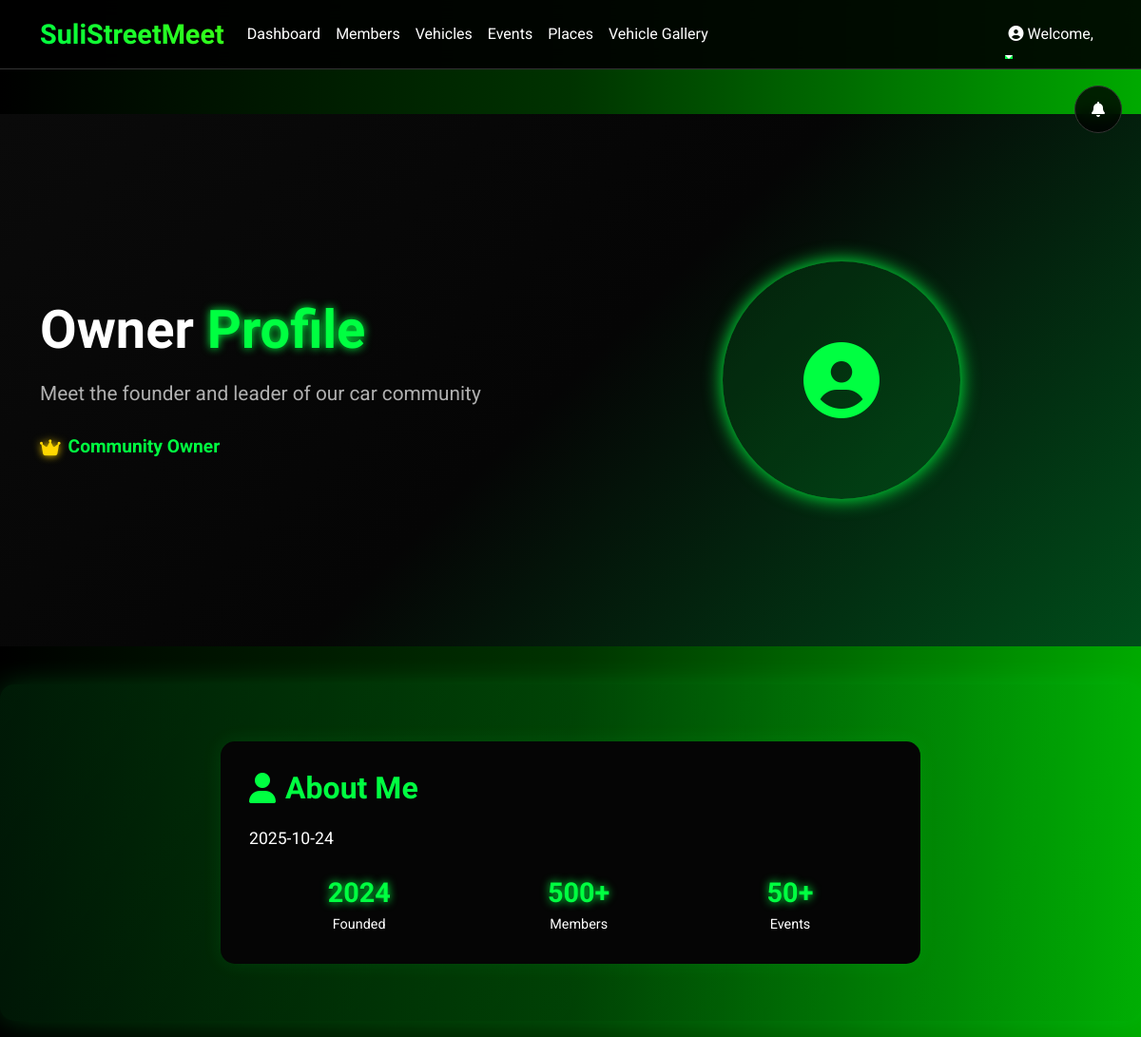
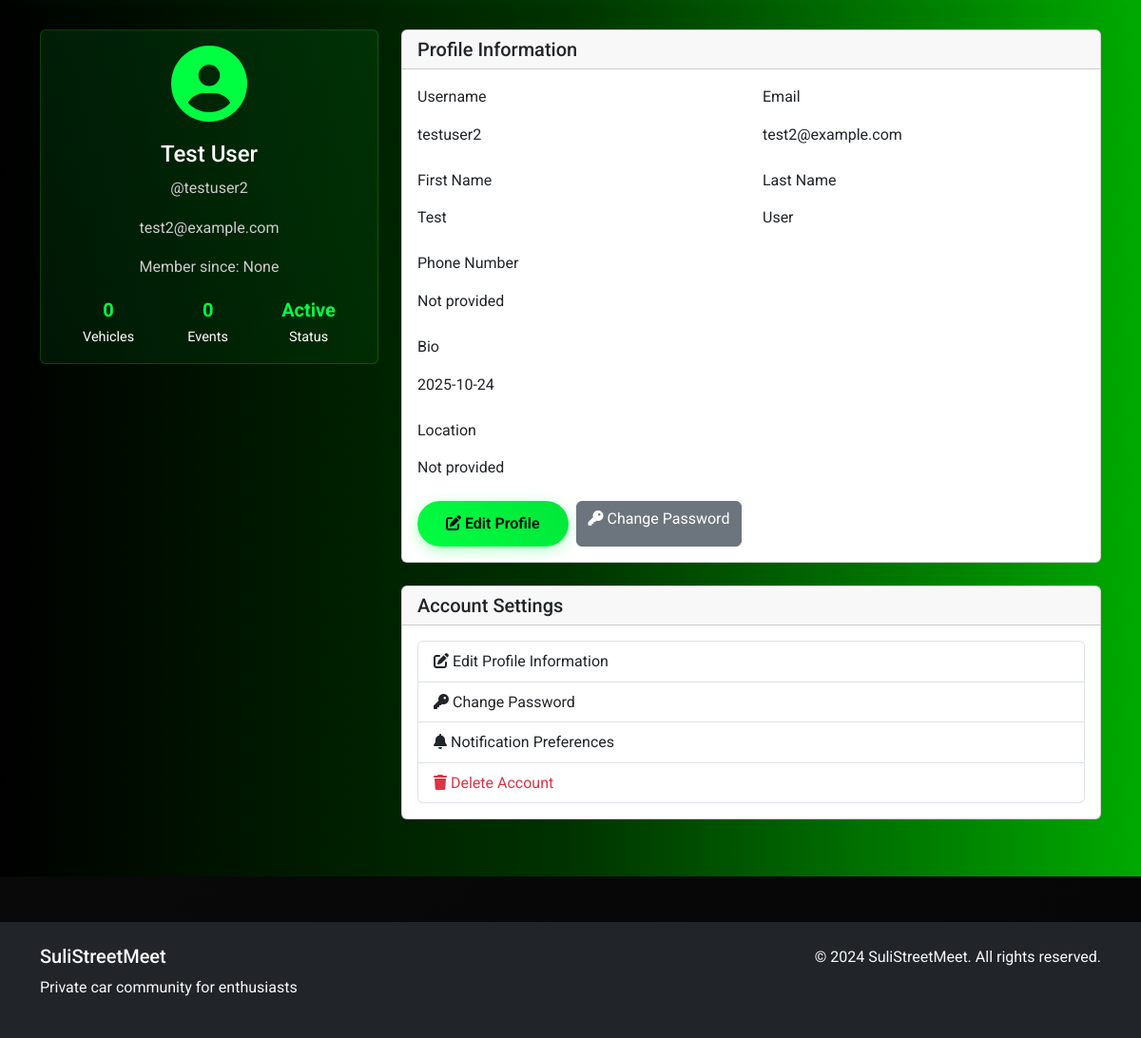
/profile (signed in), run on the app's committed database (2 pictures, top to bottom).
### tables this page shows
CREATE TABLE members (
                    MemberID INTEGER PRIMARY KEY AUTOINCREMENT,
                    Username TEXT UNIQUE NOT NULL,
                    Password TEXT NOT NULL,
                    Email TEXT UNIQUE NOT NULL,
                    FirstName TEXT NOT NULL,
                    LastName TEXT NOT NULL,
                    Phone TEXT,
                    Bio TEXT,
                    ProfilePicture TEXT,
                    Location TEXT,
                    JoinDate TEXT DEFAULT CURRENT_DATE
                );

### app.py (the view)
@app.route('/profile')
@login_required
def profile():
    try:
        user = db_manager.execute_query(
            "SELECT * FROM members WHERE MemberID = ?",
            [session['user_id']]
        )
        if user:
            user_data = user[0]
            return render_template('profile.html', user=user_data, current_user=user_data)
        else:
            flash('User not found', 'error')
            return redirect(url_for('dashboard'))
    except Exception as e:
        logger.error(f"Profile error: {e}")
        flash('Error loading profile', 'error')
        return redirect(url_for('dashboard'))

### templates/profile.html (shortened to what this page needs)
{% extends "base.html" %}
{% block content %}
<div class="dashboard-section">
    <div class="owner-hero-section">
        <div class="container">
            <div class="row align-items-center">
                <div class="col-lg-6 animate-fade-in">
                    <h1 class="owner-hero-title">
                        Owner <span class="text-green">Profile</span>
                    </h1>
                    <p class="owner-hero-subtitle">
                        Meet the founder and leader of our car community
                    </p>
                    <div class="owner-badge">
                        <i class="fas fa-crown"></i> Community Owner
                    </div>
                </div>
                <div class="col-lg-6 animate-slide-in">
                    <div class="owner-profile-image-container">
                        {% if user[11] %}
                            <img src="{{ user[11] }}" alt="Owner Profile Picture" class="owner-profile-image" id="ownerImage">
                        {% else %}
                            <div class="owner-profile-placeholder" id="ownerImage">
                                <i class="fas fa-user-circle fa-5x"></i>
                            </div>
                        {% endif %}
                        <div class="owner-glow-effect"></div>
                    </div>
                </div>
            </div>
        </div>
    </div>
    <div class="about-me-section">
        <div class="container">
            <div class="row justify-content-center">
                <div class="col-lg-8">
                    <div class="about-me-card animate-fade-in-delay">
                        <div class="about-me-header">
                            <h2 class="about-me-title">
                                <i class="fas fa-user"></i> About Me
                            </h2>
                        </div>
                        <div class="about-me-content">
                            <p class="about-me-text" id="aboutMeText">
                            </p>
                            <div class="about-me-stats">
                                <div class="stat-item">
                                    <h4 class="text-green">2024</h4>
                                    <p>Founded</p>
                                </div>
                                <div class="stat-item">
                                    <h4 class="text-green">500+</h4>
                                    <p>Members</p>
                                </div>
                                <div class="stat-item">
                                    <h4 class="text-green">50+</h4>
                                    <p>Events</p>
                                </div>
                            </div>
                        </div>
                    </div>
                </div>
            </div>
        </div>
    </div>
    <div class="container mt-5">
        <div class="row">
            <div class="col-lg-4">
                <div class="card profile-card">
                    <div class="card-body text-center">
                        <div class="profile-avatar">
                            {% if user[11] %}
                                <img src="{{ user[11] }}" alt="Profile Picture" class="profile-picture" onerror="this.style.display='none'; this.nextElementSibling.style.display='block';">
                                <i class="fas fa-user-circle fa-5x" style="display: none;"></i>
                            {% else %}
                                <i class="fas fa-user-circle fa-5x"></i>
                            {% endif %}
                        </div>
                        <h4 class="card-title">{{ user[4] }} {{ user[5] }}</h4>
                        <p class="text-muted">@{{ user[1] }}</p>
                        <p class="text-muted">{{ user[3] }}</p>
                        <p class="text-muted">Member since: {{ user[6] }}</p>
                        <div class="profile-stats">
                            <div class="stat-item">
                                <h5>0</h5>
                                <p>Vehicles</p>
                            </div>
                            <div class="stat-item">
                                <h5>0</h5>
                                <p>Events</p>
                            </div>
                            <div class="stat-item">
                                <h5>Active</h5>
                                <p>Status</p>
                            </div>
                        </div>
                    </div>
                </div>
            </div>
            <div class="col-lg-8">
                <div class="card">
                    <div class="card-header">
                        <h5 class="mb-0">Profile Information</h5>
                    </div>
                    <div class="card-body">
                        <div class="row">
                            <div class="col-md-6">
                                <div class="mb-3">
                                    <label class="form-label">Username</label>
                                    <p class="form-control-plaintext">{{ user[1] }}</p>
                                </div>
                            </div>
                            <div class="col-md-6">
                                <div class="mb-3">
                                    <label class="form-label">Email</label>
                                    <p class="form-control-plaintext">{{ user[3] }}</p>
                                </div>
                            </div>
                        </div>
                        <div class="row">
                            <div class="col-md-6">
                                <div class="mb-3">
                                    <label class="form-label">First Name</label>
                                    <p class="form-control-plaintext">{{ user[4] }}</p>
                                </div>
                            </div>
                            <div class="col-md-6">
                                <div class="mb-3">
                                    <label class="form-label">Last Name</label>
                                    <p class="form-control-plaintext">{{ user[5] }}</p>
                                </div>
                            </div>
                        </div>
                        <div class="mb-3">
                            <label class="form-label">Phone Number</label>
                            <p class="form-control-plaintext">{{ user[9] if user|length > 9 and user[9] else 'Not provided' }}</p>
                        </div>
                        <div class="mb-3">
                            <label class="form-label">Bio</label>
                            <p class="form-control-plaintext">{{ user[10] if user|length > 10 and user[10] else 'No bio available' }}</p>
                        </div>
                        <div class="mb-3">
                            <label class="form-label">Location</label>
                            <p class="form-control-plaintext">{{ user[12] if user|length > 12 and user[12] else 'Not provided' }}</p>
                        </div>
                        <div class="d-flex gap-2">
                            <a href="{{ url_for('edit_profile') }}" class="btn btn-primary">
                                <i class="fas fa-edit"></i> Edit Profile
                            </a>
                            <a href="{{ url_for('change_password') }}" class="btn btn-secondary">
                                <i class="fas fa-key"></i> Change Password
                            </a>
                        </div>
                    </div>
                </div>
                <div class="card mt-4">
                    <div class="card-header">
                        <h5 class="mb-0">Account Settings</h5>
                    </div>
                    <div class="card-body">
                        <div class="list-group">
                            <a href="{{ url_for('edit_profile') }}" class="list-group-item list-group-item-action">
                                <i class="fas fa-edit"></i> Edit Profile Information
                            </a>
                            <a href="{{ url_for('change_password') }}" class="list-group-item list-group-item-action">
                                <i class="fas fa-key"></i> Change Password
                            </a>
                            <a href="#" class="list-group-item list-group-item-action">
                                <i class="fas fa-bell"></i> Notification Preferences
                            </a>
                            <a href="#" class="list-group-item list-group-item-action text-danger">
                                <i class="fas fa-trash"></i> Delete Account
                            </a>
                        </div>
                    </div>
                </div>
            </div>
        </div>
    </div>
</div>
{% endblock %}

### data on the page
members: FirstName "Test", LastName "User", Username "testuser2", Email "test2@example.com", JoinDate "2025-10-24"

### other printed values
{{ user[6] }} "None"
{{ user[9] if user|length > 9 and user[9] else 'Not provided' }} "Not provided"
{{ user[12] if user|length > 12 and user[12] else 'Not provided' }} "Not provided"
